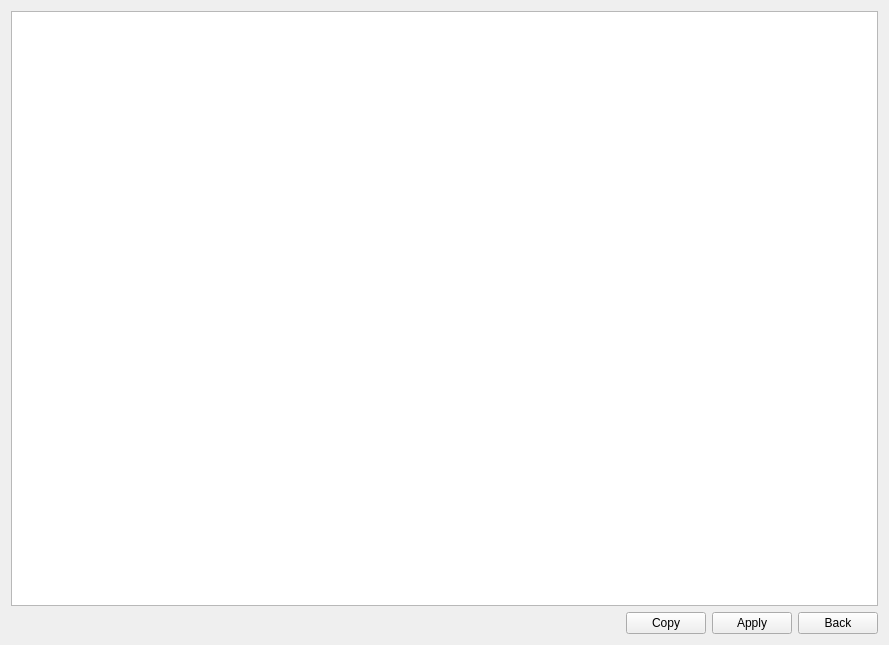
<?xml version="1.0" encoding="UTF-8"?>
<ui version="4.0">
 <class>ImagePageDayNightMulti</class>
 <widget class="QWidget" name="ImagePageDayNightMulti">
  <property name="geometry">
   <rect>
    <x>0</x>
    <y>0</y>
    <width>889</width>
    <height>645</height>
   </rect>
  </property>
  <property name="windowTitle">
   <string>Form</string>
  </property>
  <layout class="QVBoxLayout" name="verticalLayout">
   <item>
    <widget class="TableView" name="tableView"/>
   </item>
   <item>
    <layout class="QHBoxLayout" name="horizontalLayout">
     <item>
      <widget class="WidgetMessage" name="widgetMessage" native="true"/>
     </item>
     <item>
      <spacer name="horizontalSpacer">
       <property name="orientation">
        <enum>Qt::Horizontal</enum>
       </property>
       <property name="sizeHint" stdset="0">
        <size>
         <width>40</width>
         <height>20</height>
        </size>
       </property>
      </spacer>
     </item>
     <item>
      <widget class="MyPushButton" name="pushButton_copy">
       <property name="text">
        <string>Copy</string>
       </property>
      </widget>
     </item>
     <item>
      <widget class="MyPushButton" name="pushButton_apply">
       <property name="text">
        <string>Apply</string>
       </property>
      </widget>
     </item>
     <item>
      <widget class="MyPushButton" name="pushButton_back">
       <property name="text">
        <string>Back</string>
       </property>
      </widget>
     </item>
    </layout>
   </item>
  </layout>
 </widget>
 <customwidgets>
  <customwidget>
   <class>MyPushButton</class>
   <extends>QPushButton</extends>
   <header>mypushbutton.h</header>
  </customwidget>
  <customwidget>
   <class>WidgetMessage</class>
   <extends>QWidget</extends>
   <header>widgetmessage.h</header>
   <container>1</container>
  </customwidget>
  <customwidget>
   <class>TableView</class>
   <extends>QTableView</extends>
   <header>tableview.h</header>
  </customwidget>
 </customwidgets>
 <resources/>
 <connections/>
</ui>
